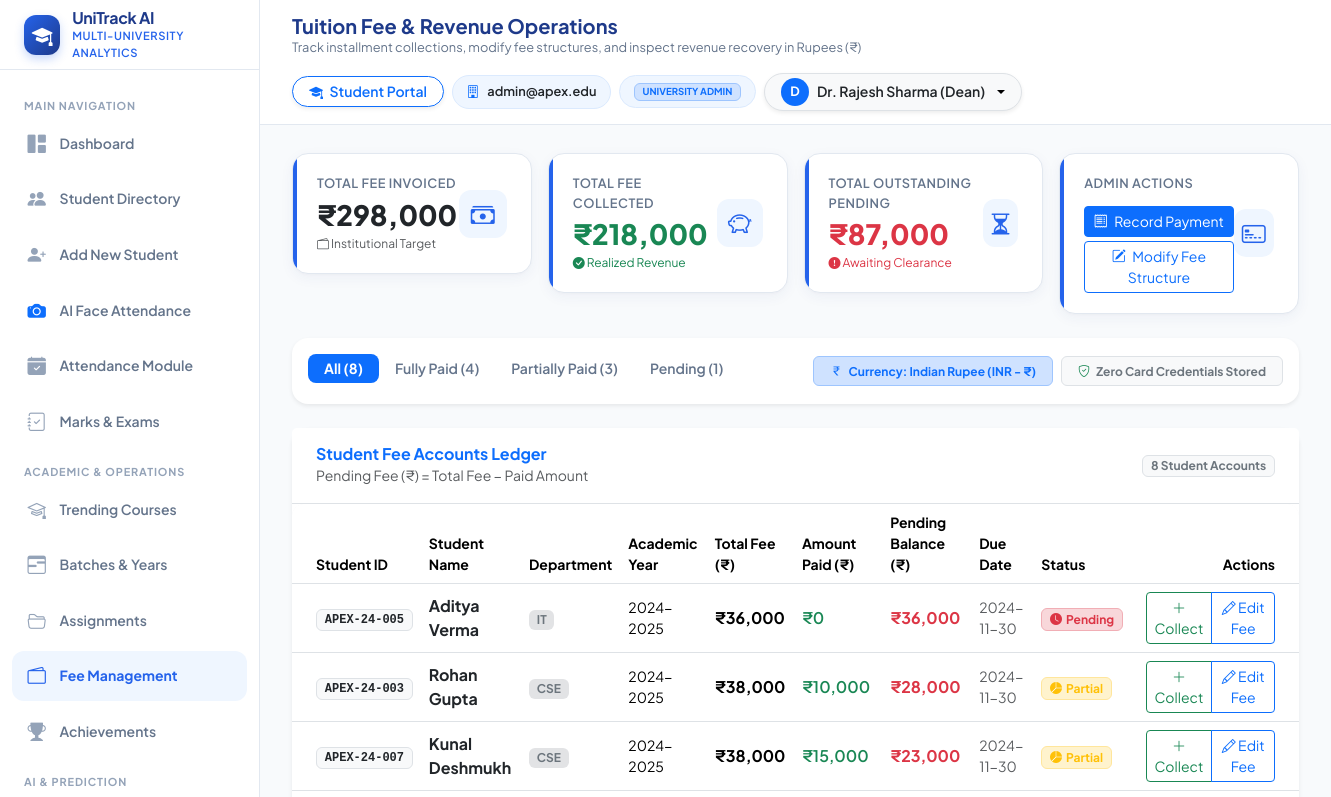
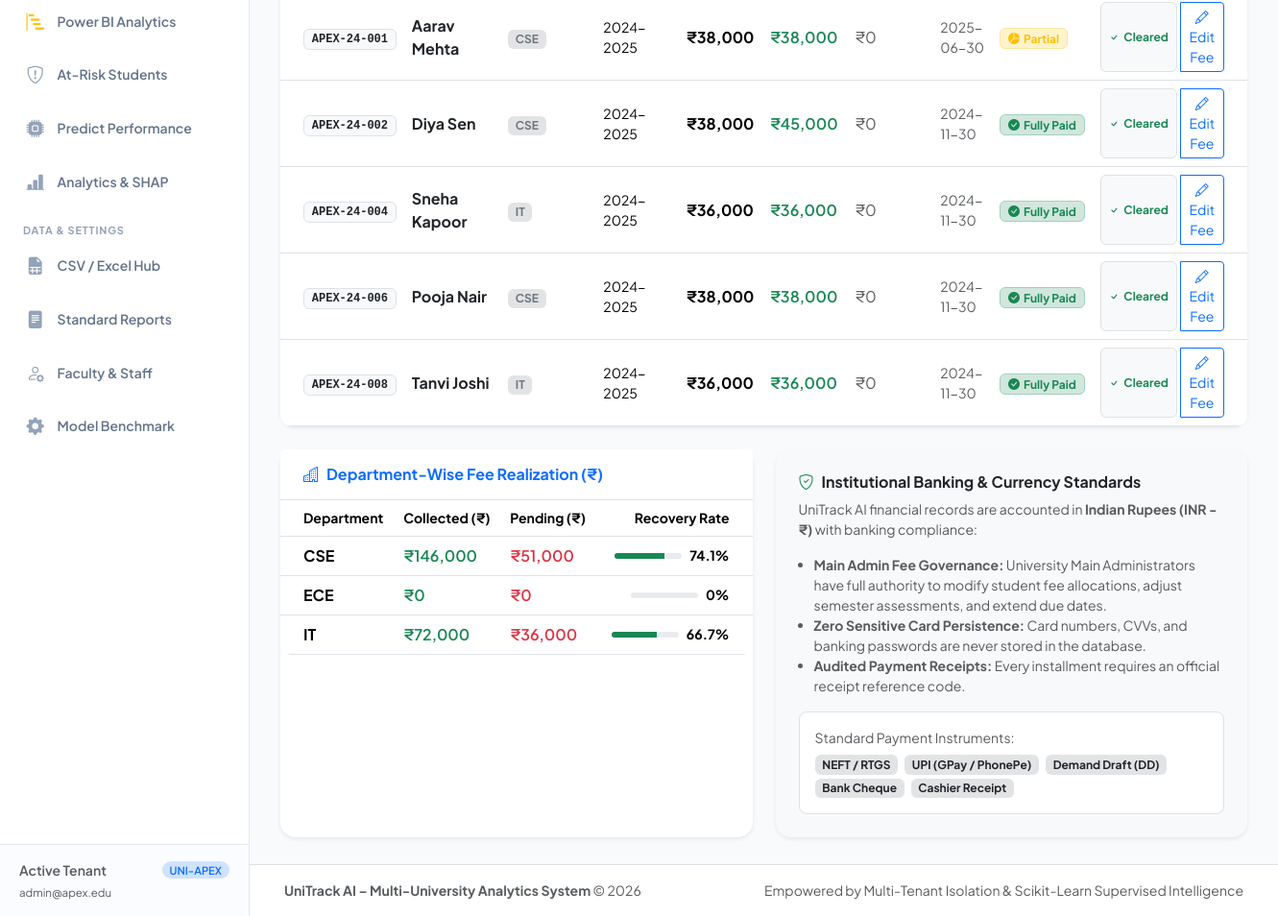
/fees (signed in), run on an earlier commit of the app's database (2 pictures, top to bottom).
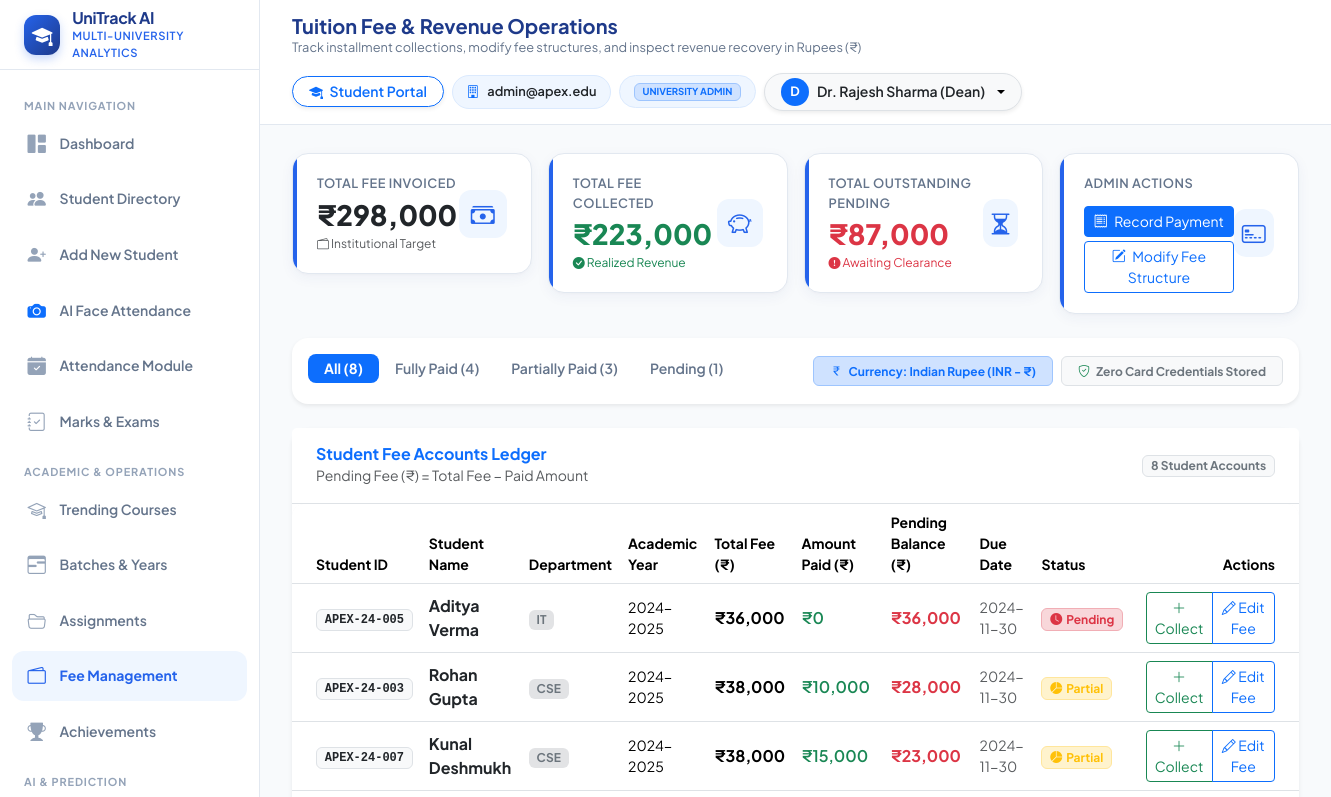
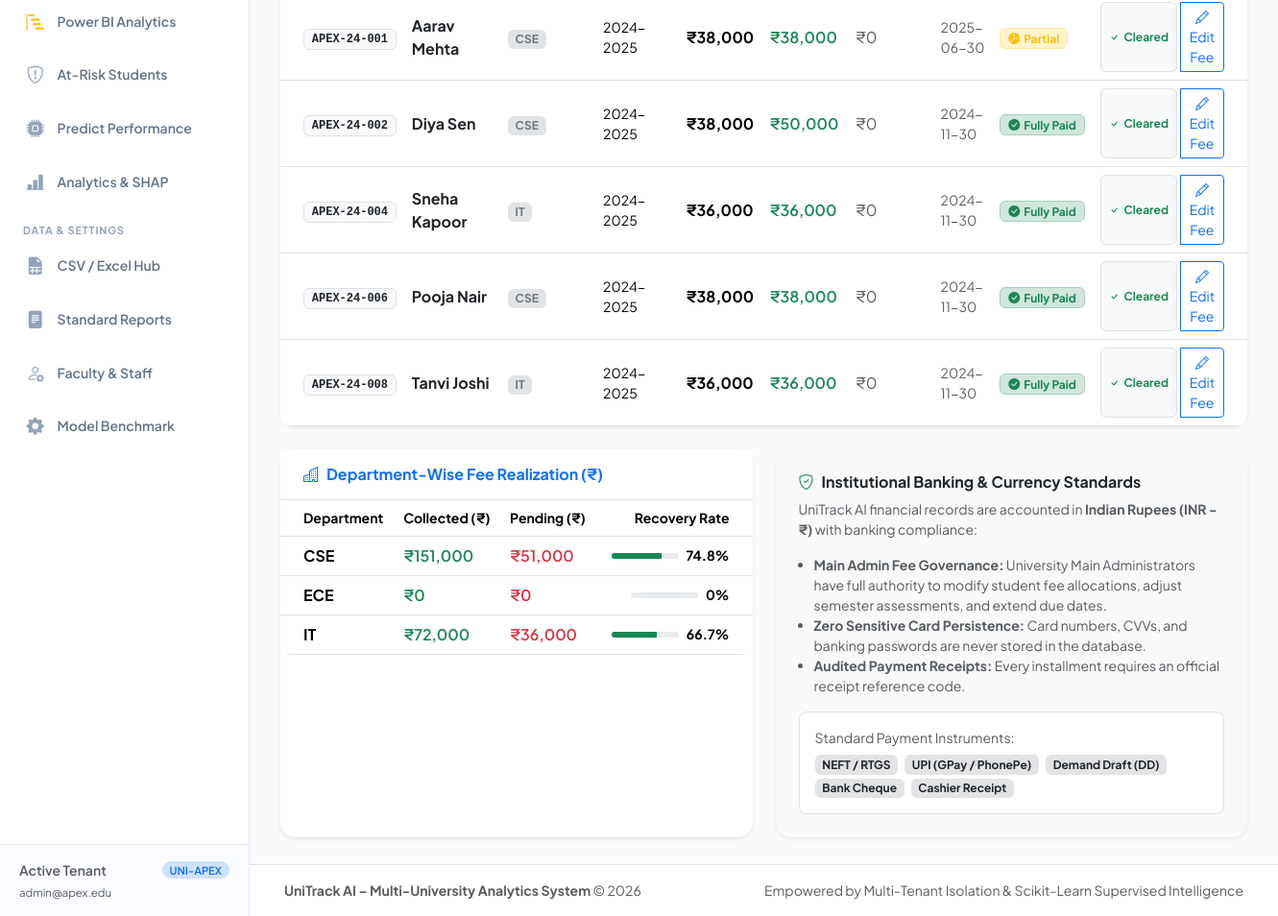
And on a later commit of the database (2 pictures, top to bottom).
### tables this page shows
CREATE TABLE fee_records (
            id INTEGER PRIMARY KEY AUTOINCREMENT,
            university_id TEXT NOT NULL,
            student_id INTEGER NOT NULL,
            academic_year TEXT NOT NULL,
            total_fee REAL NOT NULL,
            paid_amount REAL NOT NULL DEFAULT 0.0,
            pending_amount REAL NOT NULL,
            due_date DATE,
            payment_status TEXT NOT NULL DEFAULT 'Pending', -- 'Paid', 'Partial', 'Pending'
            created_at TIMESTAMP DEFAULT CURRENT_TIMESTAMP,
            UNIQUE(university_id, student_id, academic_year),
            FOREIGN KEY (university_id) REFERENCES universities (id) ON DELETE CASCADE,
            FOREIGN KEY (student_id) REFERENCES students (id) ON DELETE CASCADE
        );

CREATE TABLE departments (
            id INTEGER PRIMARY KEY AUTOINCREMENT,
            university_id TEXT NOT NULL,
            code TEXT NOT NULL,
            name TEXT NOT NULL,
            head_of_dept TEXT,
            created_at TIMESTAMP DEFAULT CURRENT_TIMESTAMP,
            UNIQUE(university_id, code),
            FOREIGN KEY (university_id) REFERENCES universities (id) ON DELETE CASCADE
        );

CREATE TABLE students (
            id INTEGER PRIMARY KEY AUTOINCREMENT,
            university_id TEXT NOT NULL,
            student_id TEXT NOT NULL,
            full_name TEXT NOT NULL,
            email TEXT NOT NULL,
            phone TEXT,
            profile_photo TEXT,
            department_id INTEGER,
            section_id INTEGER,
            academic_year TEXT NOT NULL,
            semester INTEGER DEFAULT 1,
            enrollment_date DATE,
            enrollment_status TEXT DEFAULT 'Active', -- 'Active', 'Inactive', 'Graduated', 'Suspended'
            gender TEXT,
            age INTEGER,
            logins INTEGER DEFAULT 0,
            content_reads INTEGER DEFAULT 0,
            forum_posts INTEGER DEFAULT 0,
            quiz_reviews INTEGER DEFAULT 0,
            created_at TIMESTAMP DEFAULT CURRENT_TIMESTAMP, course_id INTEGER, course_name TEXT, batch_id INTEGER, batch_name TEXT, admission_date DATE, total_fee REAL DEFAULT 0.0, password_hash TEXT,
            UNIQUE(university_id, student_id),
            FOREIGN KEY (university_id) REFERENCES universities (id) ON DELETE CASCADE,
            FOREIGN KEY (department_id) REFERENCES departments (id) ON DELETE SET NULL,
            FOREIGN KEY (section_id) REFERENCES sections (id) ON DELETE SET NULL
        );

### Student_Performance_Analytics/app.py (the view)
@app.route('/fees')
@login_required
@permission_required('fees')
def fees_view():
    uni_id = get_current_university_id()
    status_filter = request.args.get('status', 'All')
    data = TenantService.get_fee_management_data(uni_id, status_filter)
    return render_template(
        'fees.html',
        active_page='fees',
        data=data,
        current_status=status_filter
    )

### Student_Performance_Analytics/app.py (called while the page is built)
@app.context_processor
def inject_global_template_vars():
    return {
        'current_user': get_current_user(),
        'csrf_token': generate_csrf_token,
        'generate_csrf_token': generate_csrf_token,
        'today': datetime.date.today().strftime('%Y-%m-%d')
    }

@app.before_request
def csrf_protection_hook():
    if app.config.get('TESTING'):
        return
    exempt_paths = ['/api/status', '/api/predict']
    if request.path not in exempt_paths:
        validate_csrf()

### Student_Performance_Analytics/auth.py (called while the page is built)
def generate_csrf_token():
    if '_csrf_token' not in session:
        session['_csrf_token'] = secrets.token_hex(32)
    return session['_csrf_token']

def get_current_user():
    return session.get('user')

def login_required(f):
    @functools.wraps(f)
    def decorated_function(*args, **kwargs):
        if not session.get('user'):
            flash("Please log in to access this page.", "warning")
            return redirect(url_for('login_view', next=request.path))
        return f(*args, **kwargs)
    return decorated_function

def get_current_university_id():
    user = session.get('user')
    if not user:
        return None
    return user.get('university_id')

### Student_Performance_Analytics/templates/fees.html (shortened to what the changed rows need)
{% extends "base.html" %}
{% block page_title %}Tuition Fee & Revenue Operations{% endblock %}
{% block content %}
<div class="row g-3 mb-4">
    <div class="col-xl-3 col-sm-6">
        <div class="stat-card">
            <div class="stat-card-info">
                <span class="stat-label">Total Fee Collected</span>
                <span class="stat-value text-success">&#8377;{{ "{:,.0f}".format(data.stats.total_collected or 0) }}</span>
                <span class="stat-desc text-success"><i class="bi bi-check-circle-fill"></i> Realized Revenue</span>
            </div>
        </div>
    </div>
</div>
<div class="card border-0 shadow-sm rounded-4 mb-4">
    <div class="card-body p-0">
        <div class="table-responsive">
            <table class="table table-hover align-middle mb-0">
                <thead class="bg-light text-secondary small">
                    <tr>
                        <th class="ps-4">Student ID</th>
                        <th>Student Name</th>
                        <th>Department</th>
                        <th>Academic Year</th>
                        <th>Total Fee (&#8377;)</th>
                        <th>Amount Paid (&#8377;)</th>
                        <th>Pending Balance (&#8377;)</th>
                        <th>Due Date</th>
                        <th>Status</th>
                        <th class="text-end pe-4">Actions</th>
                    </tr>
                </thead>
                <tbody>
                    {% for fr in data.records %}
                    <tr>
                        <td class="ps-4">
                            <span class="badge bg-light text-dark border font-monospace">{{ fr.student_id }}</span>
                        </td>
                        <td><strong class="text-dark">{{ fr.full_name }}</strong></td>
                        <td><span class="badge bg-secondary-subtle text-secondary">{{ fr.dept_code or 'General' }}</span></td>
                        <td class="small">{{ fr.academic_year }}</td>
                        <td><strong>&#8377;{{ "{:,.0f}".format(fr.total_fee) }}</strong></td>
                        <td class="text-success fw-semibold">&#8377;{{ "{:,.0f}".format(fr.paid_amount) }}</td>
                        <td>
                            {% if fr.pending_amount > 0 %}
                                <span class="text-danger fw-bold">&#8377;{{ "{:,.0f}".format(fr.pending_amount) }}</span>
                            {% else %}
                                <span class="text-muted">&#8377;0</span>
                            {% endif %}
                        </td>
                        <td class="small text-muted">{{ fr.due_date or 'N/A' }}</td>
                        <td>
                            {% if fr.payment_status == 'Paid' %}
                                <span class="badge bg-success-subtle text-success border border-success-subtle"><i class="bi bi-check-circle-fill me-1"></i>Fully Paid</span>
                            {% elif fr.payment_status == 'Partial' %}
                                <span class="badge bg-warning-subtle text-warning border border-warning-subtle"><i class="bi bi-pie-chart-fill me-1"></i>Partial</span>
                            {% else %}
                                <span class="badge bg-danger-subtle text-danger border border-danger-subtle"><i class="bi bi-clock-fill me-1"></i>Pending</span>
                            {% endif %}
                        </td>
                        <td class="text-end pe-4">
                            <div class="btn-group btn-group-sm">
                                {% if fr.pending_amount > 0 %}
                                <button type="button" class="btn btn-outline-success" onclick="openPaymentModal({{ fr.id }}, '{{ fr.student_id }}', '{{ fr.full_name }}', {{ fr.pending_amount }})" title="Record Payment">
                                    <i class="bi bi-plus-lg"></i> Collect
                                </button>
                                {% else %}
                                <span class="badge bg-light text-success border d-flex align-items-center me-1"><i class="bi bi-check me-1"></i> Cleared</span>
                                {% endif %}
                                {% if current_user and current_user.role in ['university_admin', 'super_admin'] %}
                                <button type="button" class="btn btn-outline-primary" onclick="openEditFeeModal({{ fr.id }}, '{{ fr.student_id }}', '{{ fr.full_name }}', {{ fr.total_fee }}, {{ fr.paid_amount }}, '{{ fr.due_date or '' }}', '{{ fr.academic_year }}')" title="Modify Fee Structure (Admin)">
                                    <i class="bi bi-pencil"></i> Edit Fee
                                </button>
                                {% endif %}
                            </div>
                        </td>
                    </tr>
                    {% else %}
                    <tr>
                        <td colspan="10" class="text-center py-4 text-muted">No fee records found matching criteria.</td>
                    </tr>
                    {% endfor %}
                </tbody>
            </table>
        </div>
    </div>
</div>
<div class="row g-4">
    <div class="col-lg-6">
        <div class="card border-0 shadow-sm rounded-4 h-100">
            <div class="card-body p-0">
                <div class="table-responsive">
                    <table class="table table-hover align-middle mb-0">
                        <thead class="bg-light text-secondary small">
                            <tr>
                                <th class="ps-4">Department</th>
                                <th>Collected (&#8377;)</th>
                                <th>Pending (&#8377;)</th>
                                <th class="text-end pe-4">Recovery Rate</th>
                            </tr>
                        </thead>
                        <tbody>
                            {% for dept in data.dept_breakdown %}
                            {% set total_dept = dept.collected + dept.pending %}
                            {% set rate = (dept.collected / total_dept * 100)|round(1) if total_dept > 0 else 0 %}
                            <tr>
                                <td class="ps-4"><strong>{{ dept.code }}</strong></td>
                                <td class="text-success fw-semibold">&#8377;{{ "{:,.0f}".format(dept.collected) }}</td>
                                <td class="text-danger fw-semibold">&#8377;{{ "{:,.0f}".format(dept.pending) }}</td>
                                <td class="text-end pe-4">
                                    <div class="d-flex align-items-center justify-content-end gap-2">
                                        <div class="progress" style="width: 70px; height: 6px;">
                                            <div class="progress-bar bg-success" style="width: {{ rate }}%"></div>
                                        </div>
                                        <span class="small fw-bold">{{ rate }}%</span>
                                    </div>
                                </td>
                            </tr>
                            {% endfor %}
                        </tbody>
                    </table>
                </div>
            </div>
        </div>
    </div>
</div>
{% endblock %}

What changed in the data, as far as the page shows it:
changed fee_records "Diya Sen": paid_amount "45,000" → "50,000"
computed for departments "CSE": collected "146,000" → "151,000"; rate "74.1" → "74.8"
Also different on the page:
{{ "{:,.0f}".format(data.stats.total_collected or 0) }}: "218,000" → "223,000"
